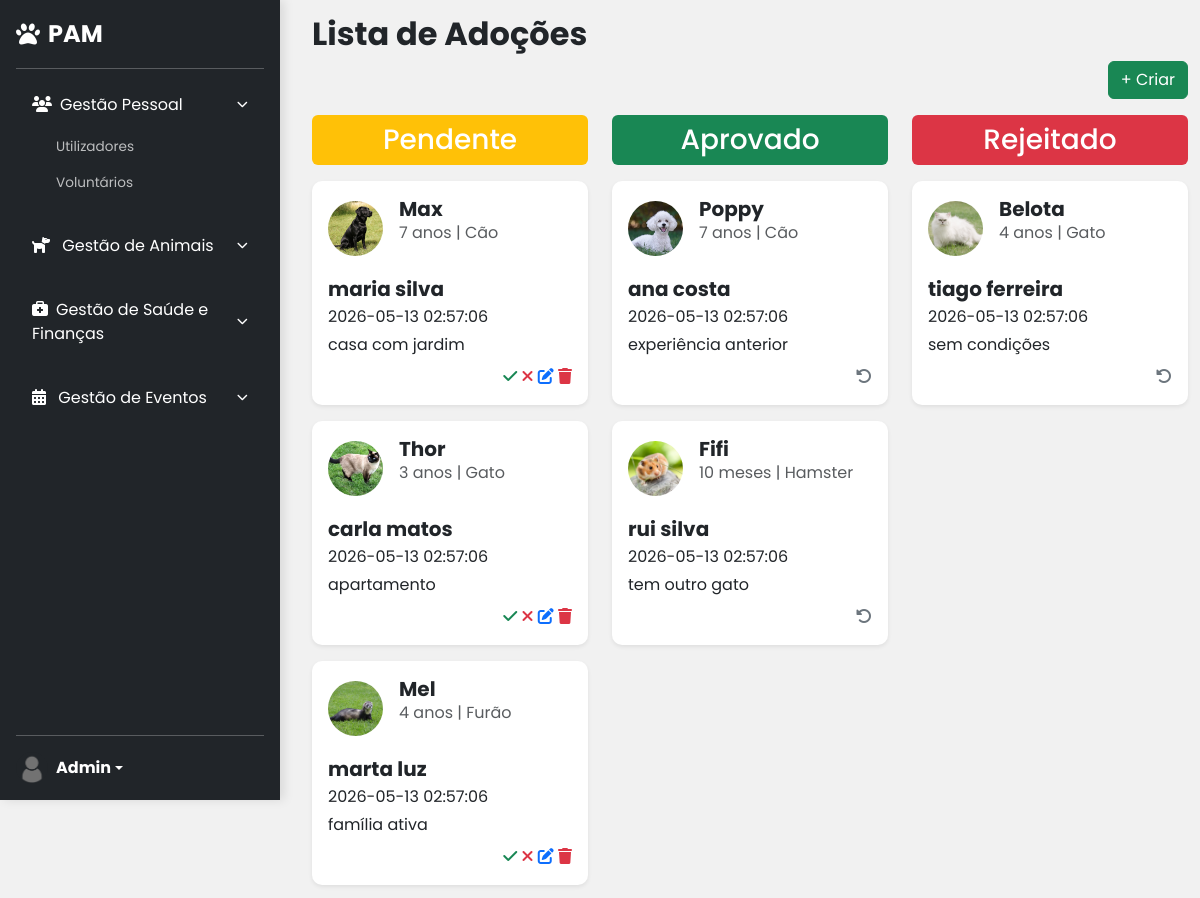
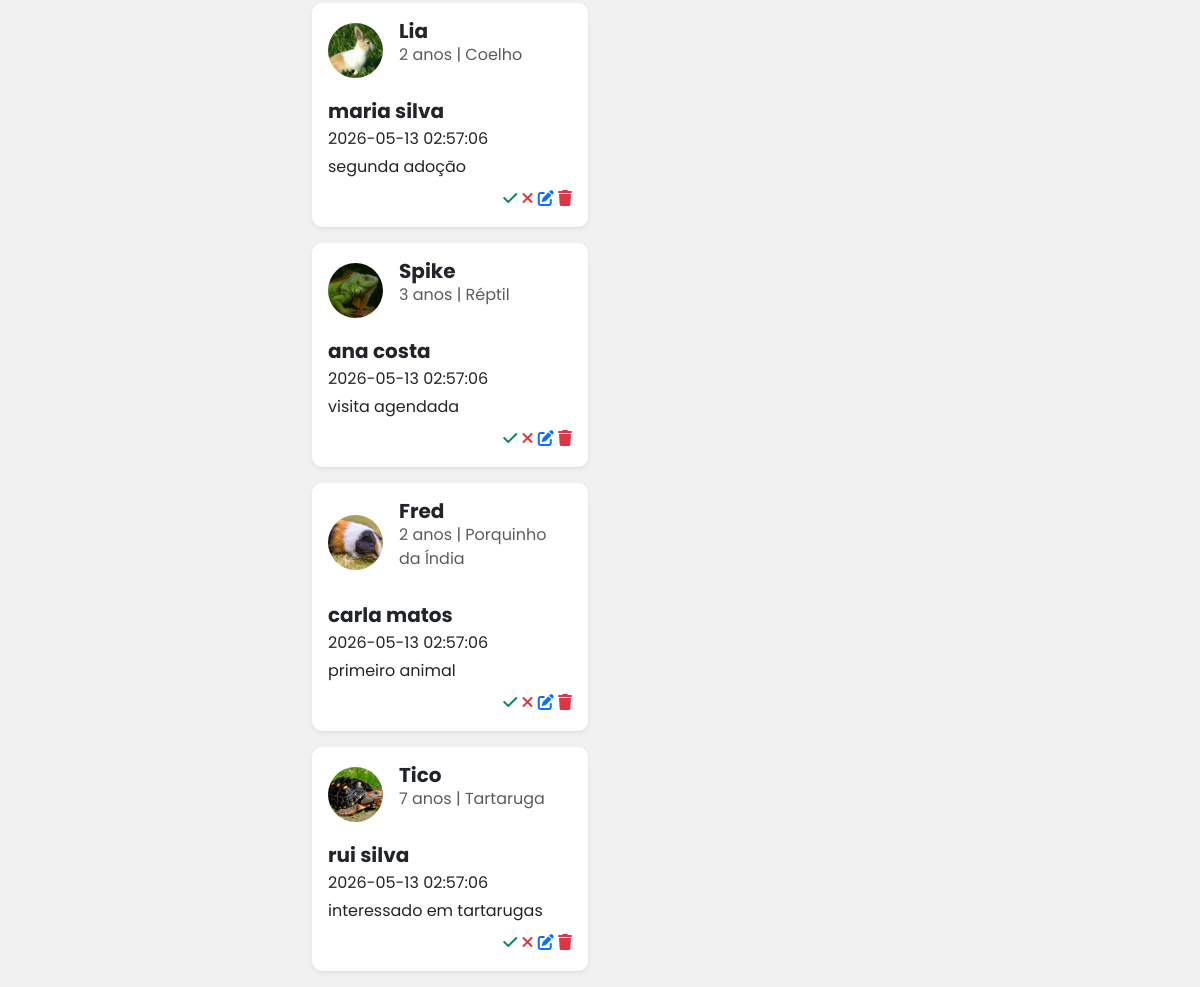
The app's page /backoffice/adoptionProcess (signed in), older data (2 pictures, top to bottom).
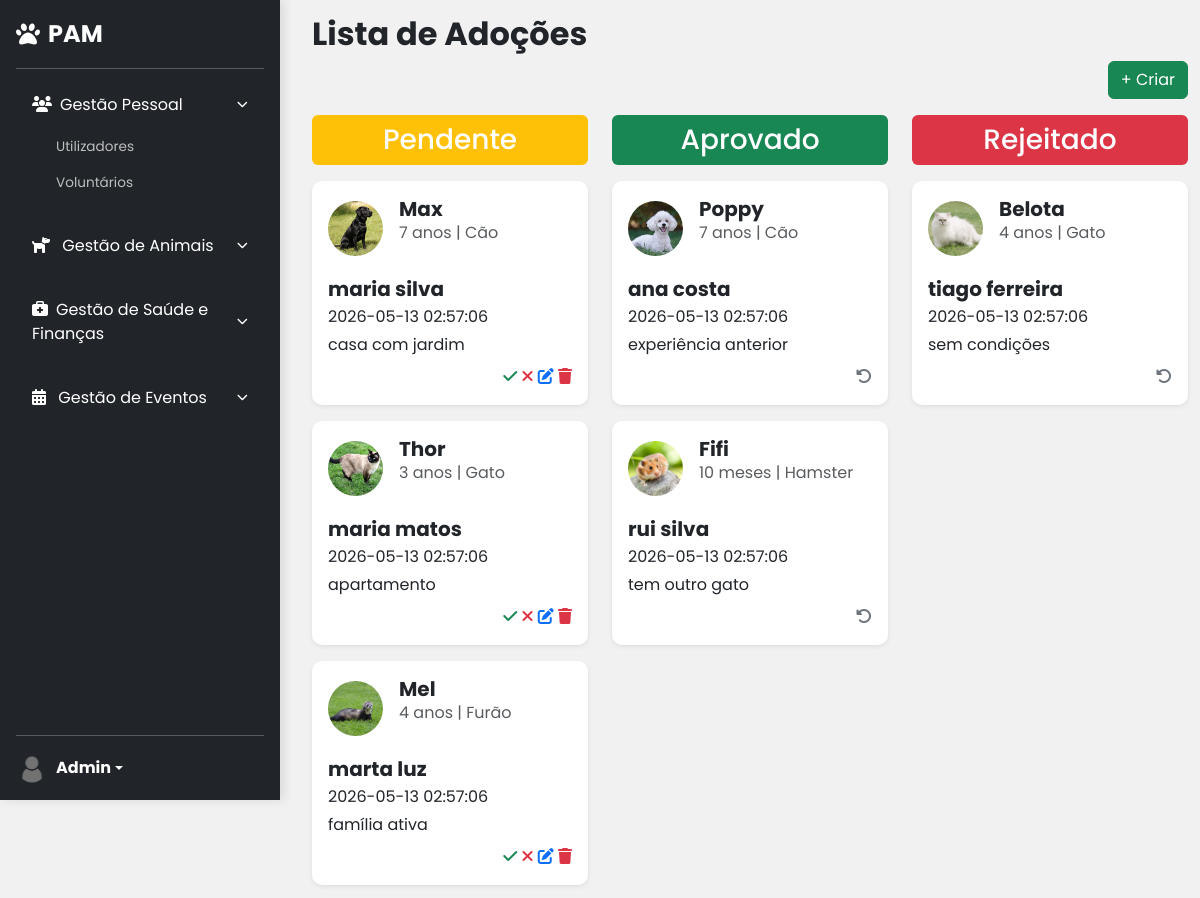
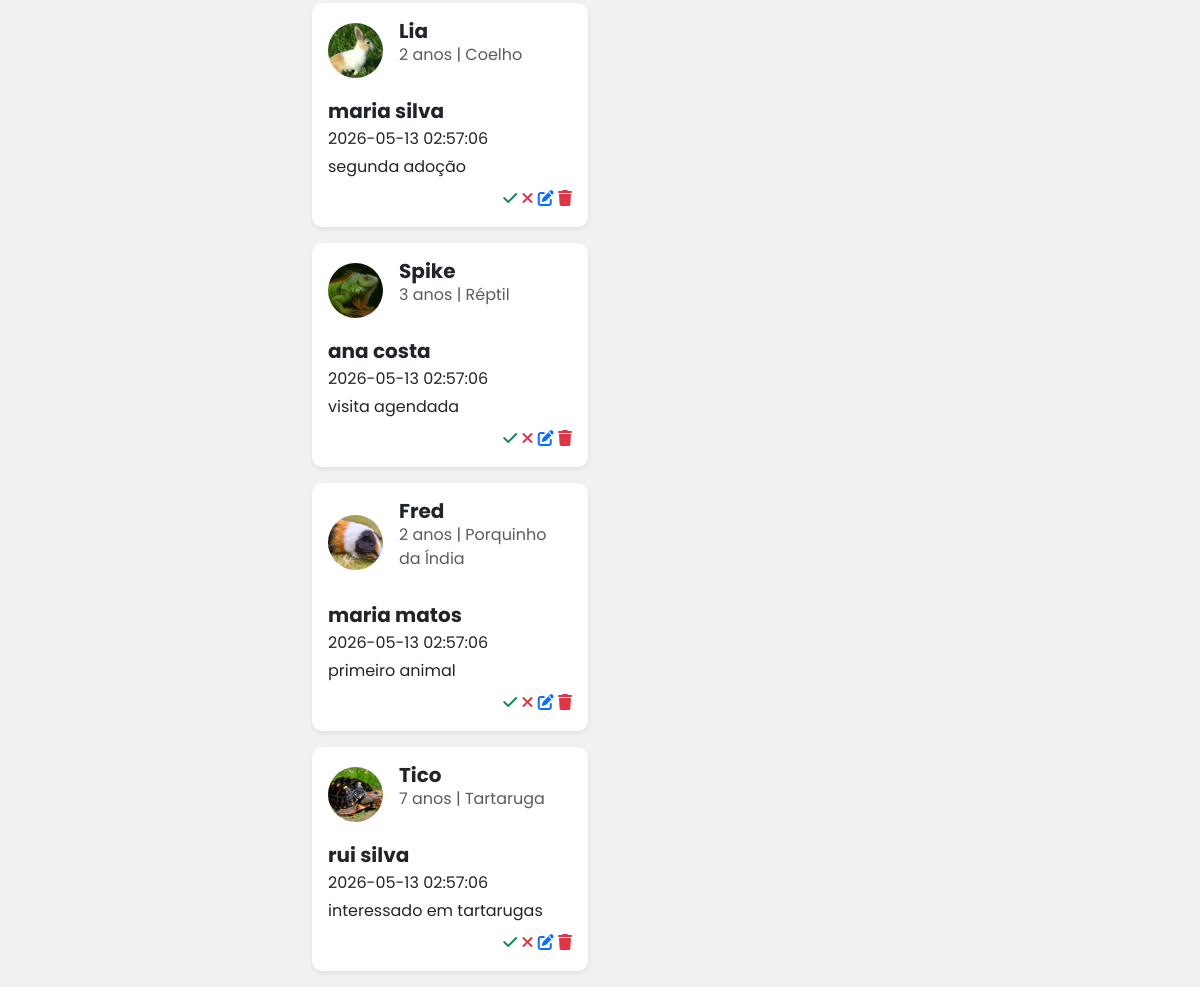
The same page, newer data (2 pictures, top to bottom).
### tables this page shows
create table adoption_processes (
    id int auto_increment,
    user_id int not null,
    animal_id int not null,
    status enum('Pendente', 'Aprovado', 'Rejeitado') default 'Pendente',
    start_date timestamp default current_timestamp,
    end_date timestamp null,
    notes text,
    constraint pk_adoption_processes primary key (id),
    constraint fk_adoption_users foreign key (user_id) references users(id),
    constraint fk_adoption_animals foreign key (animal_id) references animals(id)
);

create table animals (
    id int auto_increment,
    name varchar(100) not null,
    specie_id int not null,
    breed_id int null,
    gender enum('Macho', 'Fêmea') not null,
    size enum('Pequeno', 'Médio', 'Grande'),
    image varchar(255),
    birth_date date,
    description text,
    status enum('Disponível', 'Adotado', 'Em processo') not null,
    created_at timestamp default current_timestamp,
    constraint pk_animals primary key (id),
    constraint fk_animals_breeds foreign key (breed_id) references breeds(id),
    constraint fk_animals_species foreign key (specie_id) references species(id)
);

create table species (
    id int auto_increment,
    name varchar(20) not null,
    constraint pk_species primary key (id)
);

create table users (
    id int auto_increment,
    full_name varchar(150) not null,
    email varchar(100) not null,
    password varchar(255) not null,
    phone varchar(20) not null,
    local varchar(50),
    street varchar(150),
    cp char(8),
    role enum('admin', 'n')  DEFAULT 'n' not null,
    constraint pk_users primary key (id),
    constraint uq_users_email unique (email)
);

### components/routing.php (called while the page is built, shortened)
<?php
	$backOffice = $backOffice ?? false;

### components/rerun.php (called while the page is built, shortened)
<?php
	$rerun = $rerun ?? false;
	require $route.'.php';
	$rerun = true;

### components/helpers.php (called while the page is built, shortened)
<?php
function mostrarIdade($data, $mostrarData = true)
{
    $dataNasc = new DateTime($data);
    $hoje = new DateTime();
    $dataForm = $dataNasc->format('d/m/Y');
    $diferenca = $hoje->diff($dataNasc);
    $ano = $diferenca->y;
    $mes = $diferenca->m;
    $mes == 1 ? $mes = $mes . " mês" : $mes = $mes . " meses";
    $ano == 1 ? $ano = $ano . " ano" : $ano = $ano . " anos";
    if ($mostrarData) {
        if ($ano > 1) {
            $idade = $ano . " e " . $mes;
        } else if ($ano < 0 || $mes > 0) {
            $idade = $mes;
        } else {
            $idade = "Recém nascido";
        }
        return $dataForm . " <span style='color:#666; font-size:0.9em;'>(" . $idade . ") </span>";
    } else {
        if ($ano > 1) {
            $idade = $ano;
        } else if ($ano < 0 || $mes > 0) {
            $idade = $mes;
        } else {
            $idade = "Recém nascido";
        }
        return $idade;
    }
}

### backoffice/adoptionProcess.php (the view, shortened to what this page needs)
<?php
if (!$rerun):
    $metaTitle = '';
    $metaDescription = '';
else:
    $sql = "SELECT ap.*, u.full_name, a.image, a.name, a.birth_date, s.name AS specie
            FROM adoption_processes ap
            INNER JOIN users u ON ap.user_id = u.id
            INNER JOIN animals a ON ap.animal_id = a.id
            INNER JOIN species s on a.specie_id = s.id
            ORDER BY ap.id ASC";
    $lista = $conn->query($sql);
    $pendente = [];
    $aprovado = [];
    foreach ($lista as $linha) {
        if ($linha['status'] === "Pendente") {
            $pendente[] = $linha;
        }
        if ($linha['status'] === "Aprovado") {
            $aprovado[] = $linha;
        }
    }
    function desenharcards($title, $array, $cor)
    {
        ?>
        <div class="col-12 col-md-4">
            <div class="<?= $cor ?> text-center p-2 mb-3 rounded">
                <h3 class="text-white m-0"><?= $title ?></h3>
            </div>
            <?php foreach ($array as $item): ?>
                <div class="card mb-3 shadow-sm border-0" style="border-radius: 10px;">
                    <div class="card-body p-3">
                        <div class="d-flex align-items-center mb-3">
                            <?php
                            $caminhoImagem = !empty($item['image']) ? "../assets/img/animals/" . $item['image'] : "assets/img/defaultAnimals.png";
                            ?>
                            <img class="rounded-circle me-3" style="width: 55px; height: 55px; object-fit: cover;"
                                src="<?= $caminhoImagem ?>" alt="Foto de <?= htmlspecialchars($item['name']) ?>">
                            <div>
                                <h5 class="mb-0 fw-bold"><?= htmlspecialchars($item['name']) ?></h5>
                                <p class="text-muted"> <?= mostrarIdade($item['birth_date'], false)?> | <?= htmlspecialchars($item['specie']) ?></p>
                            </div>
                        </div>
                        <div>
                            <h5 class="mb-1 fw-bold"><?= htmlspecialchars($item['full_name']) ?></h5>
                            <p class="mb-1"><?= htmlspecialchars($item['start_date']) ?></p>
                            <p class="mb-1"><?= htmlspecialchars($item['notes']) ?></p>
                        </div>
                        <div class="text-end mt-2">
                            <?php if ($title === "Pendente"): ?>
                                <a href="components/action_adoption.php?action=mudar_status&id=<?= $item['id']?>&status=Aprovado"><i style="color: #198754;" class="fa-solid fa-check"></i></a>
                                <a href="components/action_adoption.php?action=mudar_status&id=<?= $item['id']?>&status=Rejeitado"><i style="color: #dc3545;" class="fa-solid fa-xmark"></i></a>
                                <a href="components/action_adoption.php?editar=<?= $item['id']?>"><i class="fa-solid fa-pen-to-square"></i></a>
                                <a onclick="return confirm('Tem certeza que deseja eliminar este processo?');" href="components/action_adoption.php?action=eliminar&id=<?= $item['id']?>"><i style="color: #dc3545;" class="fa-solid fa-trash"></i></a>
                            <?php else: ?>
                                <a href="components/action_adoption.php?action=mudar_status&id=<?= $item['id']?>&status=Pendente"><i style="color: #6c757d;" class="fa-solid fa-rotate-left"></i></a>
                            <?php endif; ?>
                        </div>
                    </div>
                </div>
            <?php endforeach; ?>
        </div>
        <?php
    }
    ?>
    <div class="container">
        <h1 class="fw-bold fs-2">Lista de Adoções</h1>
        <div class="d-flex justify-content-end gap-2 mb-3">
            <a href="adoptionProcess?add" class="btn btn-success">+ Criar</a>
        </div>
        <div class="row">
            <?php
            desenharcards("Pendente", $pendente, "bg-warning");
            desenharcards("Aprovado", $aprovado, "bg-success");
            ?>
        </div>
    </div>
    <?php
endif;

### backoffice/index.php (shortened to what this page needs)
<?php
	require_once("../components/helpers.php");
	$backOffice = true;
	require_once '../components/routing.php';
	require '../components/rerun.php';
?>
<!DOCTYPE html>
<html lang="pt">
	<head>
		<?php
			require_once "../components/head.php";
		?>
		<link rel="stylesheet" href="<?= $basePath ?>/assets/css/sidebar.css">
	</head>
	<body>
		<?php
			require_once 'components/sidebar.php';
		?>
		<main>
			<?php
				require '../components/rerun.php';
			?>
		</main>
	</body>
</html>

### components/head.php (shortened to what this page needs)
<?php
	$basePath = rtrim(str_replace('\\', '/', dirname($_SERVER['SCRIPT_NAME'])), '/');
	if(!empty($backOffice)){
		$origin = $basePath;
		$basePath= $basePath.'/..';
	}
?>
<link rel="stylesheet" href="https://cdnjs.cloudflare.com/ajax/libs/font-awesome/6.4.2/css/all.min.css">
<link rel="stylesheet" href="<?= $basePath ?>/assets/css/normalize.css">
<link rel="stylesheet" href="https://cdn.jsdelivr.net/npm/bootstrap@5.3.8/dist/css/bootstrap.min.css">
<link rel="stylesheet" href="<?= $basePath ?>/assets/css/styles.css">
<?php
	if($backOffice){
		$basePath = $origin;
?>
	<link rel="stylesheet" href="//cdn.datatables.net/2.3.8/css/dataTables.dataTables.min.css">
<?php
	} else {
		if(file_exists(__DIR__."/../assets/css/".$route.".css"))
			echo '<link rel="stylesheet" href="'.$basePath.'/assets/css/'.$route.'.css">';
		if(file_exists(__DIR__."/../assets/js/".$route.".js"))
			echo '<script src="'.$basePath.'/assets/js/'.$route.'.js" defer></script>';
	}

### backoffice/components/sidebar.php (shortened to what this page needs)
<div class="d-flex flex-column flex-shrink-0 p-3 text-white bg-dark sidebar-pam"
    style="width: 280px; height: 100vh; position: fixed; left: 0; top: 0; z-index: 1050; box-shadow: 4px 0 10px rgba(0,0,0,0.1);">
    <a href="<?= $basePath ?>/index" class="d-flex align-items-center mb-3 mb-md-0 me-md-auto text-white text-decoration-none">
        <i class="fa-solid fa-paw me-2 fs-4"></i>
        <span class="fs-4 fw-bold">PAM</span>
    </a>
    <hr>
    <ul class="nav nav-pills flex-column flex-grow-1">
        <li class="nav-item mb-4">
            <a href="#" class="nav-link text-white d-flex justify-content-between align-items-center"
                data-bs-toggle="collapse" data-bs-target="#menuPessoal" aria-expanded="true">
                <span><i class="fa-solid fa-users me-2"></i>Gestão Pessoal</span>
                <i class="fa-solid fa-chevron-down" style="font-size: 0.7rem;"></i>
            </a>
            <div class="collapse show" id="menuPessoal">
                <ul class="nav flex-column submenu mt-1">
                    <li><a href="<?= $basePath ?>/user_list" class="nav-link">Utilizadores</a></li>
                    <li><a href="<?= $basePath ?>/listagemvoluntarios" class="nav-link">Voluntários</a></li>
                </ul>
            </div>
        </li>
        <li class="nav-item mb-4">
            <a href="#" class="nav-link text-white d-flex justify-content-between align-items-center collapsed"
                data-bs-toggle="collapse" data-bs-target="#menuAnimais" aria-expanded="false">
                <span><i class="fa-solid fa-dog me-2"></i> Gestão de Animais</span>
                <i class="fa-solid fa-chevron-down" style="font-size: 0.7rem;"></i>
            </a>
        </li>
        <li class="nav-item mb-4">
            <a href="#" class="nav-link text-white d-flex justify-content-between align-items-center collapsed"
                data-bs-toggle="collapse" data-bs-target="#menuSaudeFinanca" aria-expanded="false">
                <span><i class="fa-solid fa-briefcase-medical me-2"></i>Gestão de Saúde e Finanças</span>
                <i class="fa-solid fa-chevron-down" style="font-size: 0.7rem;"></i>
            </a>
        </li>
        <li class="nav-item mb-4">
            <a href="#" class="nav-link text-white d-flex justify-content-between align-items-center collapsed"
                data-bs-toggle="collapse" data-bs-target="#menuEventos" aria-expanded="false">
                <span><i class="fa-solid fa-calendar-days me-2"></i> Gestão de Eventos</span>
                <i class="fa-solid fa-chevron-down" style="font-size: 0.7rem;"></i>
            </a>
        </li>
    </ul>
    <hr>
    <div class="dropdown">
        <a href="#" class="d-flex align-items-center text-white text-decoration-none dropdown-toggle"
            id="dropdownUser1" data-bs-toggle="dropdown" aria-expanded="false">
            <img src="<?= $basePath ?>/assets/img/default_user.png" alt="Foto do Utilizador" width="32" height="32" class="rounded-circle me-2">
            <strong><?= $_SESSION['user'] ?></strong>
        </a>
    </div>
</div>

### assets/css/styles.css (style rules this page uses)
:root { --primary: #08284b; --primary-light: #135eb1; --secondary: #ffa500; --secondary-light: #fbba50; }
html { scroll-behavior: smooth; }
html, body { height: 100%; }
body { display: flex; flex-direction: column; font-family: "Poppins", sans-serif; background-color: #f1f1f1; }

### backoffice/assets/css/sidebar.css (style rules this page uses)
body { margin-left: 300px !important; margin-top: 15px; }
.submenu .nav-link { padding-left: 2.5rem !important; font-size: 0.85rem !important; color: rgba(255, 255, 255, 0.7) !important; }

Row changes from the older to the newer data that the page shows:
changed through a linked row, adoption_processes "apartamento": user.full_name "carla matos" → "maria matos"
changed through a linked row, adoption_processes "primeiro animal": user.full_name "carla matos" → "maria matos"
